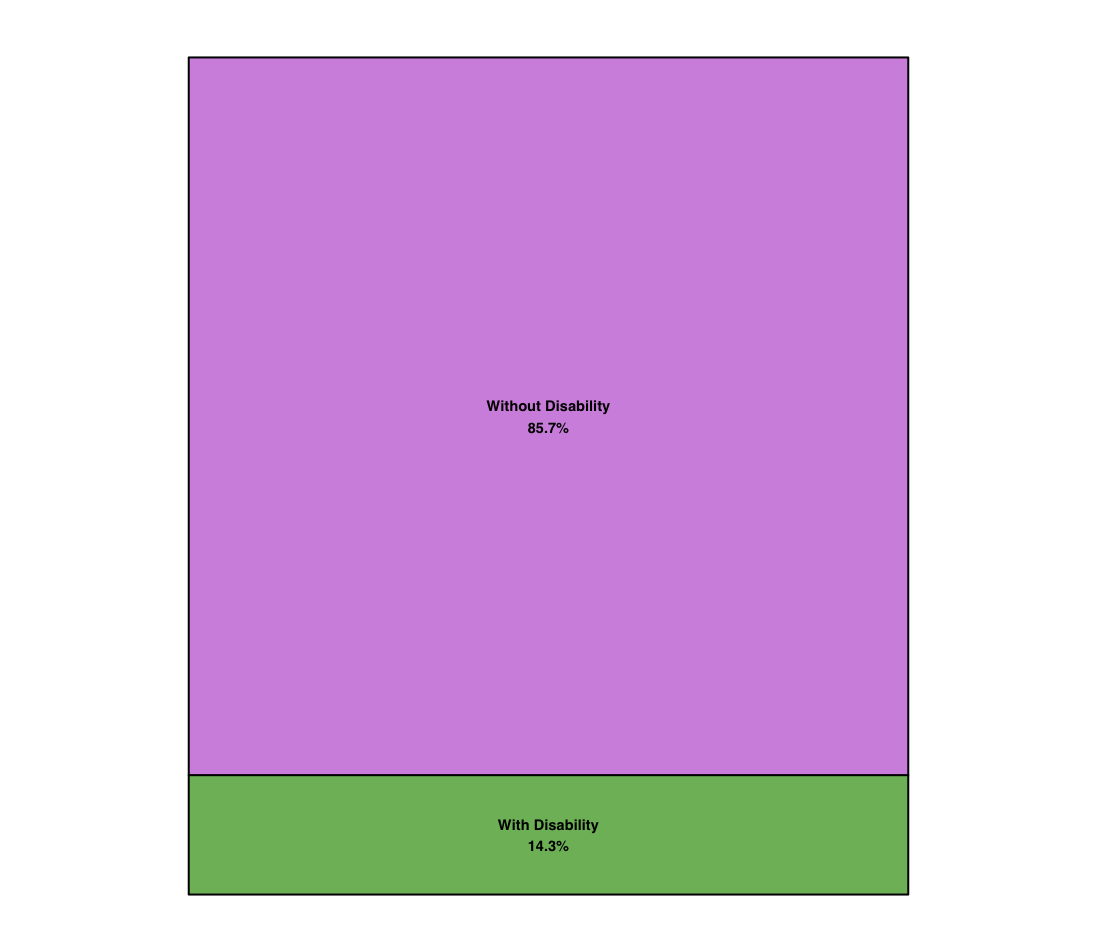

Here is the R script that generated this plot:
library(RCurl)
library(dplyr)
library(plotrix)
library(scales)
library(plotly)
library(ggplot2)
library(treemap)

## Read pums data
indianaPopulation  <- read.csv("ss15pin.csv")
kentuckyPopulation <- read.csv("ss15pky.csv")

# add PUMA list for filtering
dataConnection <- getURL("https://docs.google.com/spreadsheets/d/1LlC-Nwa_ntWM0kE_vWcjtcNSS3Q9I2mBb-RvO_id614/pub?gid=0&single=true&output=csv")
pumas          <- read.csv(textConnection(dataConnection))
rm(dataConnection)


## FUNCTIONS
pumaFilter <- function(enterData, enterPUMASList) {
  dataSave <- enterData %>% filter(PUMA %in% pumas[, enterPUMASList])
}

## Filter data
indianaPopulation  <- pumaFilter(indianaPopulation, "inPUMA")
kentuckyPopulation <- pumaFilter(kentuckyPopulation, "kyPUMA")

## Merge data
allData <- rbind(indianaPopulation, kentuckyPopulation)
rm(indianaPopulation, kentuckyPopulation, pumas, pumaFilter)

## Look at weighted totals for specific populations
totalPopulation <- sum(allData$PWGTP)
withDisability <- sum(subset(allData, DIS == 1, select=PWGTP))

percentWithDisability <- percent(withDisability/totalPopulation)

specificDisability <- allData %>% 
  filter(DIS == 1) %>% 
  mutate(visual = ifelse(DEYE == 1, 1, 0)) %>% 
  mutate(hearing = ifelse(DEAR == 1, 1, 0)) %>% 
  mutate(ambulatory = ifelse(DPHY == 1, 1, 0)) %>% 
  mutate(cognitive = ifelse(DREM == 1, 1, 0)) %>% 
  mutate(selfCare = ifelse(DDRS == 1, 1, 0)) %>% 
  mutate(independentLiving = ifelse(DOUT == 1, 1, 0)) %>% 
  select(visual, hearing, ambulatory, cognitive, selfCare, independentLiving, PWGTP) 

#set NA to zero
specificDisability[is.na(specificDisability)] <- 0

specificDisability <- specificDisability %>% 
  mutate(disability =
                  ifelse((visual == 1 & hearing == 0 & ambulatory == 0 & cognitive == 0 & selfCare == 0 & independentLiving == 0), "Visual", 
                  ifelse((visual == 0 & hearing == 1 & ambulatory == 0 & cognitive == 0 & selfCare == 0 & independentLiving == 0), "Hearing", 
                  ifelse((visual == 0 & hearing == 0 & ambulatory == 1 & cognitive == 0 & selfCare == 0 & independentLiving == 0), "Ambulatory", 
                  ifelse((visual == 0 & hearing == 0 & ambulatory == 0 & cognitive == 1 & selfCare == 0 & independentLiving == 0), "Cognitive", 
                  ifelse((visual == 0 & hearing == 0 & ambulatory == 0 & cognitive == 0 & selfCare == 1 & independentLiving == 0), "Self-Care", 
                  ifelse((visual == 0 & hearing == 0 & ambulatory == 0 & cognitive == 0 & selfCare == 0 & independentLiving == 1), "Independent Living", 
                  "Multiple disabilities")))))))

disabilityCount <- count(specificDisability, disability, wt = PWGTP)
disabilityCount$percent <- disabilityCount$n/withDisability
disabilityCountVisualizationData <- disabilityCount %>% select(disability, percent)

disabilityCountVisualizationData$label <- paste0(disabilityCountVisualizationData$disability, "\n", percent(disabilityCountVisualizationData$percent))
treemap(disabilityCountVisualizationData, "label", "percent", title = "Specific Disabilities, Louisville MSA, PUMS 2015")

louisvilleMSA <- as.data.frame(c((totalPopulation-withDisability), withDisability))
colnames(louisvilleMSA)[1] <- "n"
louisvilleMSA$percent <- percent(louisvilleMSA$n/sum(louisvilleMSA$n))
louisvilleMSA$names <- c("Without Disability", "With Disability")
louisvilleMSA$label <- paste0(louisvilleMSA$names, "\n", louisvilleMSA$percent)

treemap(louisvilleMSA, "label", "n", title = "")
treemap(disabilityCountVisualizationData, "label", "percent", title = "")
